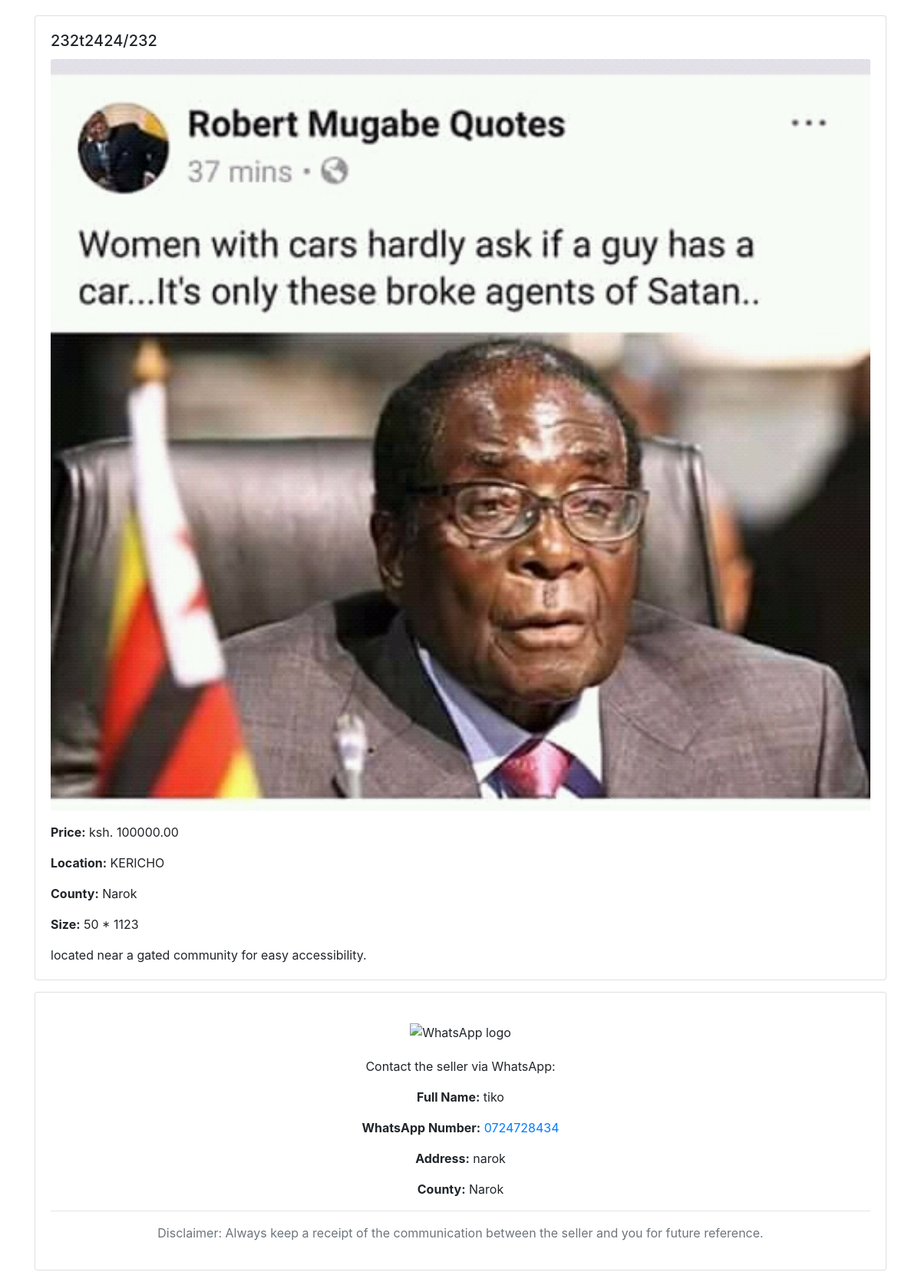
The page /checkout/1/ on the database its author committed.
### product/models.py (models this page shows)
class Listing(models.Model):
    land = models.ForeignKey(Land, on_delete=models.CASCADE)
    created_by = models.ForeignKey(User, on_delete=models.CASCADE, related_name='listings_created')
    created_at = models.DateTimeField(auto_now_add=True)
    is_active = models.BooleanField(default=True)

class Land(models.Model):
    title_deed = models.CharField(max_length=200)
    price = models.DecimalField(max_digits=10, decimal_places=2)
    location = models.CharField(max_length=200)
    owner = models.ForeignKey(Profile, on_delete=models.CASCADE)
    county = models.CharField(max_length=200)
    size = models.CharField(max_length=200)
    description = models.TextField()
    image = models.ImageField(upload_to='land_images/', null=True, blank=True)  # Add this line

class Profile(models.Model):
    user = models.OneToOneField(User, on_delete=models.CASCADE)
    full_names = models.CharField(max_length=200)
    whats_number = models.CharField(max_length=15)
    address = models.CharField(max_length=200)
    county = models.CharField(max_length=200)

### product/views.py (the view)
# urls.py: path('checkout/<int:listing_id>/', views.checkout, name='checkout'),
def checkout(request, listing_id):
    listing = get_object_or_404(Listing, id=listing_id)
    seller_profile = get_object_or_404(Profile, user=listing.created_by)
    return render(request, 'product/checkout.html', {'listing': listing, 'seller_profile': seller_profile})

### product/templates/product/checkout.html (shortened to what this page needs)
<!DOCTYPE html>
<html lang="en">
<head>
    <link href="https://stackpath.bootstrapcdn.com/bootstrap/4.5.2/css/bootstrap.min.css" rel="stylesheet">
</head>
<body>
<div class="container">
    <div class="card">
        <div class="card-body">
            <h5 class="card-title">{{ listing.land.title_deed }}</h5>
            <img src="{{ listing.land.image.url }}" class="card-img-top mb-3" alt="Land image">
            <p class="card-text"><strong>Price:</strong> ksh. {{ listing.land.price }}</p>
            <p class="card-text"><strong>Location:</strong> {{ listing.land.location }}</p>
            <p class="card-text"><strong>County:</strong> {{ listing.land.county }}</p>
            <p class="card-text"><strong>Size:</strong> {{ listing.land.size }}</p>
            <p class="card-text">{{ listing.land.description }}</p>
        </div>
    </div>
    <div class="card">
        <div class="card-body text-center">
            <img src="https://upload.wikimedia.org/wikipedia/commons/6/6b/WhatsApp.svg" class="whatsapp-logo" alt="WhatsApp logo">
            <p class="card-text">Contact the seller via WhatsApp:</p>
            <p class="card-text"><strong>Full Name:</strong> {{ seller_profile.full_names }}</p>
            <p class="card-text"><strong>WhatsApp Number:</strong> <a href="https://wa.me/{{ seller_profile.whats_number }}">{{ seller_profile.whats_number }}</a></p>
            <p class="card-text"><strong>Address:</strong> {{ seller_profile.address }}</p>
            <p class="card-text"><strong>County:</strong> {{ seller_profile.county }}</p>
            <hr>
            <p style='text-align:center;' class="text-muted">Disclaimer: Always keep a receipt of the communication between the seller and you for future reference.</p>
        </div>
    </div>
</div>
</body>
</html>

### product/templates/product/checkout.html (style rules this page uses)
.container { margin-top: 20px; }
.card { margin: 15px 0; }
.whatsapp-logo { width: 100px; margin: 20px 0; }

### rows shown on the page
Listing: land.title_deed "232t2424/232", land.image (picture), land.price "100000.00", land.location "KERICHO", land.county "Narok", land.size "50 * 1123", land.description "located near a gated community for easy accessibility."
Profile: full_names "tiko", whats_number "0724728434", address "narok", county "Narok"
